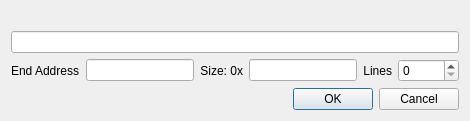
<?xml version="1.0" encoding="UTF-8"?>
<ui version="4.0">
 <class>EditSymbolDialog</class>
 <widget class="QDialog" name="EditSymbolDialog">
  <layout class="QVBoxLayout" name="mainLayout">
   <item>
    <widget class="QLabel" name="infoLabel"/>
   </item>
   <item>
    <widget class="QLineEdit" name="nameEdit"/>
   </item>
   <item>
    <layout class="QHBoxLayout" name="sizeLayout">
     <item>
      <widget class="QLabel" name="addressEndLabel">
       <property name="text">
        <string extracomment="The address where a symbol ends">End Address</string>
       </property>
       <property name="buddy">
        <cstring>addressEndEdit</cstring>
       </property>
      </widget>
     </item>
     <item>
      <widget class="QLineEdit" name="addressEndEdit"/>
     </item>
     <item>
      <widget class="QLabel" name="sizeHexLabel">
       <property name="text">
        <string extracomment="There's a text field immediately to the right of this label where 8 hexadecimal digits can be entered. The &quot;0x&quot; in this string acts as a prefix to the digits to indicate that they are hexadecimal.">Size: 0x</string>
       </property>
       <property name="alignment">
        <set>Qt::AlignRight|Qt::AlignVCenter</set>
       </property>
       <property name="buddy">
        <cstring>sizeHexEdit</cstring>
       </property>
      </widget>
     </item>
     <item>
      <widget class="QLineEdit" name="sizeHexEdit">
       <property name="maxLength">
        <number>7</number>
       </property>
      </widget>
     </item>
     <item>
      <widget class="QLabel" name="sizeLinesLabel">
       <property name="text">
        <string extracomment="The number of lines of code">Lines</string>
       </property>
       <property name="alignment">
        <set>Qt::AlignRight|Qt::AlignVCenter</set>
       </property>
       <property name="buddy">
        <cstring>sizeLinesSpinBox</cstring>
       </property>
      </widget>
     </item>
     <item>
      <widget class="QSpinBox" name="sizeLinesSpinBox">
       <property name="maximum">
        <number>99999</number>
       </property>
      </widget>
     </item>
    </layout>
   </item>
   <item>
    <widget class="QDialogButtonBox" name="buttonBox">
     <property name="standardButtons">
      <set>QDialogButtonBox::Cancel|QDialogButtonBox::Ok</set>
     </property>
    </widget>
   </item>
  </layout>
 </widget>
 <tabstops>
  <tabstop>nameEdit</tabstop>
  <tabstop>addressEndEdit</tabstop>
  <tabstop>sizeHexEdit</tabstop>
  <tabstop>sizeLinesSpinBox</tabstop>
  <tabstop>buttonBox</tabstop>
 </tabstops>
 <resources/>
 <connections/>
</ui>
